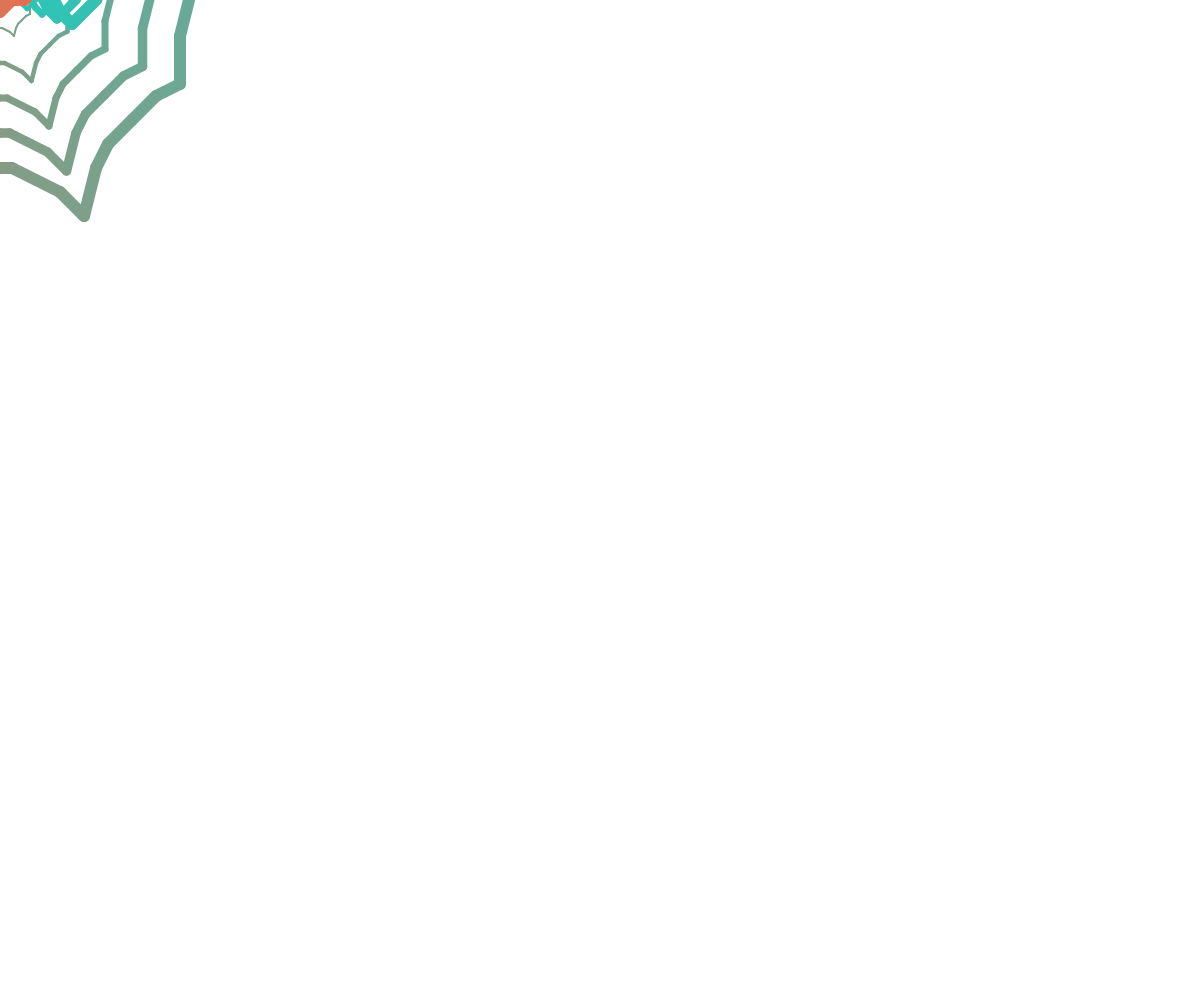
Frame 1 (no input)
Frame 60 (no input): identical to frame 1, image omitted
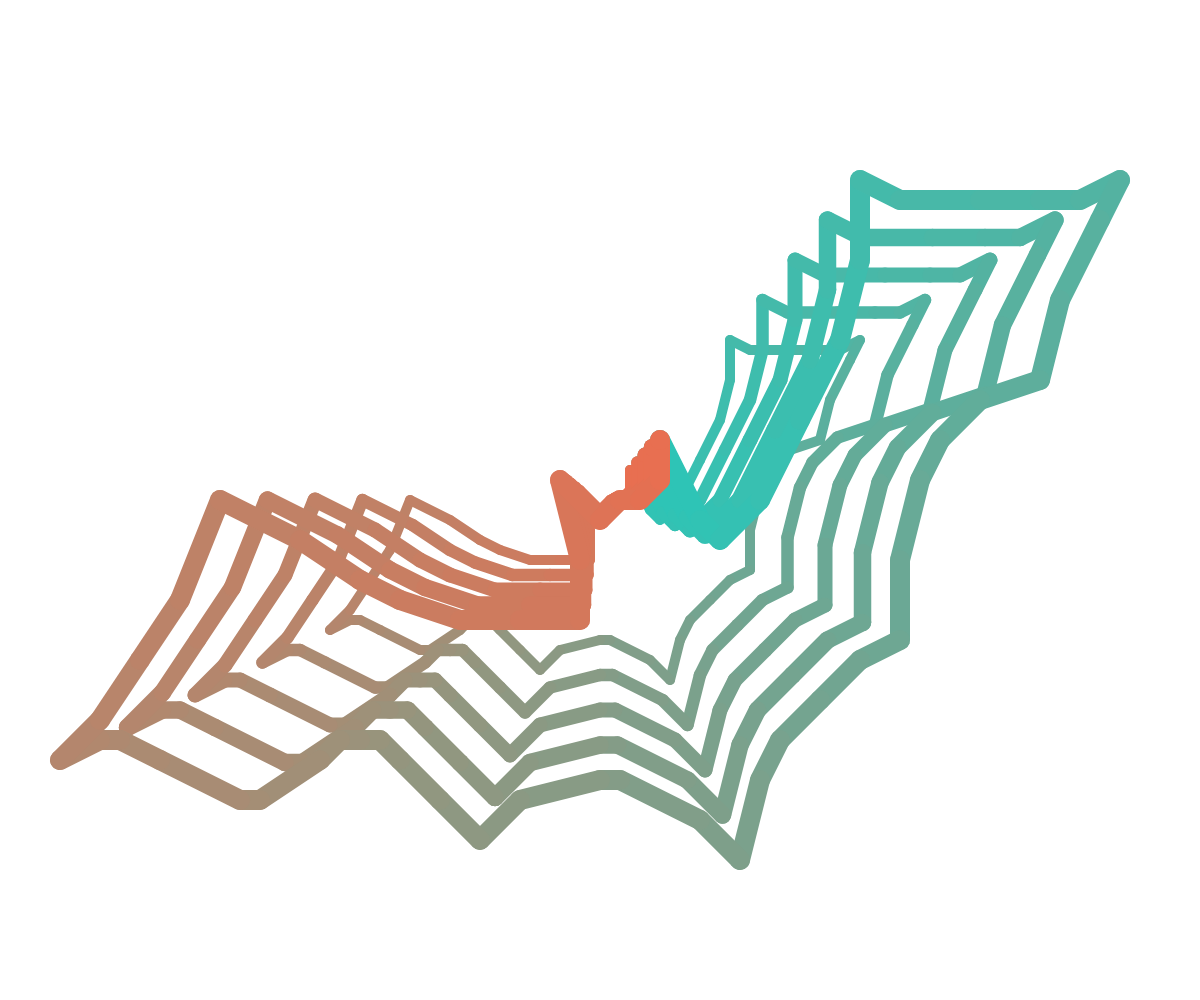
Frame 120 (the mouse pressed at the canvas centre since frame 60)

The p5.js sketch that drew these frames (run headless with seeded random() and noise() and a simulated clock; from frame 60 on, the mouse is pressed at the canvas centre):

// p5.js sketch
// ── sketch.js
function setup() {
  createCanvas(windowWidth, windowHeight); //設定畫布和視窗大小相同
}

function myyyy() { //將圖畫整理為一個函數
  //要連線的座標點
  let points = [[3,3],[5,-1],[6,-2],[8,0],[10,4],[12,8],[13,12],[13,16],[15,15],[19,15],[22,15],[24,15],[26,16],[25,14],[23,10],[22,6],[19,5],[17,3],[16,1],[15,-3],[15,-7],[13,-8],[11,-10],[9,-12],[8,-14],[7,-18],[5,-16],[1,-14],[0,-14],[-4,-15],[-6,-17],[-8,-15],[-10,-13],[-11,-12],[-12,-12],[-13,-12],[-14,-13],[-17,-15],[-18,-15],[-22,-13],[-24,-12],[-25,-12],[-27,-13],[-25,-11],[-23,-8],[-21,-5],[-19,0],[-15,-2],[-12,-4],[-10,-5],[-7,-6],[-4,-6],[-1,-6],[-1,-3],[-2,1],[0,-1],[1,0],[2,0],[3,1],[3,3]]; 

  // 將座標點擴大 20 倍
  for (let i = 0; i < points.length; i++) {
    for (let j = 0; j < points[i].length; j++) {
      points[i][j] = points[i][j] * 20;
    }
  }

  //基本設定
  scale(1, -1);
  strokeWeight(20); //線條粗細

  // 定義漸層顏色
  let c1 = color("#2ec4b6");
  let c2 = color("#ee6c4d");

  //從第一點跟第二點連成一線，接著，從第二點跟第三點連成一線，以此類推到最後一個
  for (let t = 0; t < points.length-1; t++) {
    let colorLine = lerpColor(c1, c2, t / points.length);
    stroke(colorLine);
    line(points[t][0], points[t][1], points[t+1][0], points[t+1][1]);
  }

  //最後一點與第一點連成一線
  line(points[points.length-1][0], points[points.length-1][1], points[0][0], points[0][1]);
}


function draw() {
   background(255);
   for(var m=0;m<5;m++){ //呼叫五次函數繪圖
      push()
        translate(mouseX,mouseY) //跟著滑鼠座標移動
        scale(0.1+mouseX/1500+m/8) //尺寸乘以0.6，每一圈擴大一點(m/8)，再跟著滑鼠的X軸改變大小
        myyyy() //呼叫函數
      pop()
   }
}
